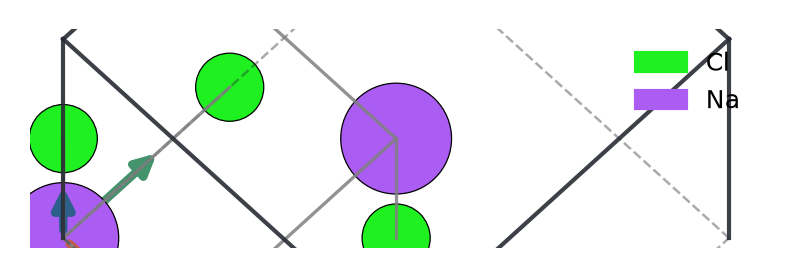
#> input picture gallery/01_rocksalt_ballstick.png, 792 x 278 px
$ python make_contact_sheet.py
#> lines starting #> are read from the running program, lines starting #| are printed output that depends on the picture
"""Build a simple contact sheet from the gallery PNG outputs."""

import sys
from pathlib import Path

from PIL import Image

sys.path.insert(0, str(Path(__file__).parent.parent))

GALLERY_DIR = Path(__file__).parent.parent / "gallery"
OUTPUT = GALLERY_DIR / "contact_sheet.png"

PANELS = [
    ("01_rocksalt_ballstick.png", "NaCl rock-salt"),
    ("02_diamond_tetrahedral.png", "Diamond Si"),
    ("03_perovskite_octahedron.png", "BaTiO3 TiO6"),
    ("04_rutile_distorted.png", "Rutile TiO2"),
    ("05_wurtzite_hexagonal.png", "Wurtzite ZnO"),
    ("06_mos2_layered.png", "MoS2 layered"),
]


def main():
    images = []
    labels = []
    for fname, label in PANELS:
        path = GALLERY_DIR / fname
        if path.exists():
            images.append(Image.open(path).convert("RGBA"))
            labels.append(label)

    if not images:
        print("No gallery images found.")
        return

    # Normalize heights while preserving aspect ratios.
    target_height = 600
    resized = []
    for img in images:
        aspect = img.width / img.height
        w = int(target_height * aspect)
        resized.append(img.resize((w, target_height), Image.LANCZOS))

    cols = 3
    rows = (len(resized) + cols - 1) // cols
    pad = 30
    label_height = 50

    row_widths = []
    row_heights = []
    for r in range(rows):
        row_imgs = resized[r * cols:(r + 1) * cols]
        row_widths.append(sum(img.width for img in row_imgs) + pad * (len(row_imgs) - 1))
        row_heights.append(max(img.height for img in row_imgs) + label_height)

    total_width = max(row_widths) + pad * 2
    total_height = sum(row_heights) + pad * (rows + 1)

    sheet = Image.new("RGBA", (total_width, total_height), (255, 255, 255, 255))
#> sheet: PIL image 1769x710 RGBA; every value is 255

    try:
        from PIL import ImageDraw, ImageFont
        draw = ImageDraw.Draw(sheet)
        try:
            font = ImageFont.truetype("DejaVuSans.ttf", 28)
        except Exception:
            font = ImageFont.load_default()
    except Exception:
        draw = None
        font = None

    y = pad
    for r in range(rows):
        row_imgs = resized[r * cols:(r + 1) * cols]
        row_labels = labels[r * cols:(r + 1) * cols]
        row_w = sum(img.width for img in row_imgs) + pad * (len(row_imgs) - 1)
        x = (total_width - row_w) // 2
        for img, label in zip(row_imgs, row_labels, strict=False):
            sheet.paste(img, (x, y), img)
            if draw and font:
                bbox = draw.textbbox((0, 0), label, font=font)
                text_w = bbox[2] - bbox[0]
                text_x = x + (img.width - text_w) // 2
                draw.text((text_x, y + img.height + 8), label, fill=(40, 44, 52, 255), font=font)
            x += img.width + pad
        y += row_heights[r] + pad
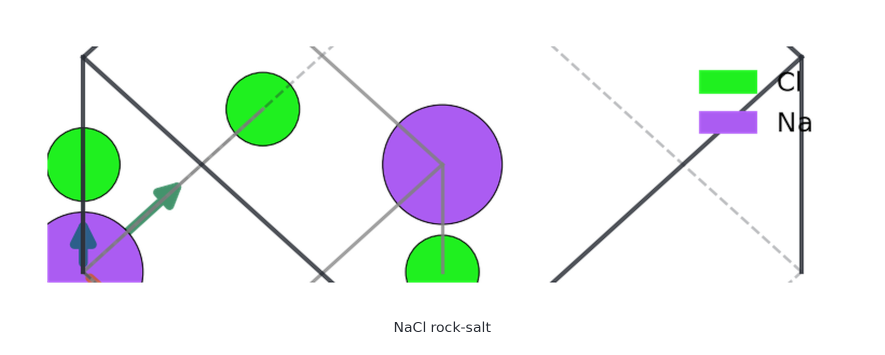
#> sheet: PIL image 1769x710 RGBA (shown at 1/2 size); mean R, G, B, A 235.6, 239.6, 239.7, 253.7; transparent parts drawn white

    sheet.save(OUTPUT)
    print(f"Contact sheet saved to {OUTPUT}")


if __name__ == "__main__":
    main()
